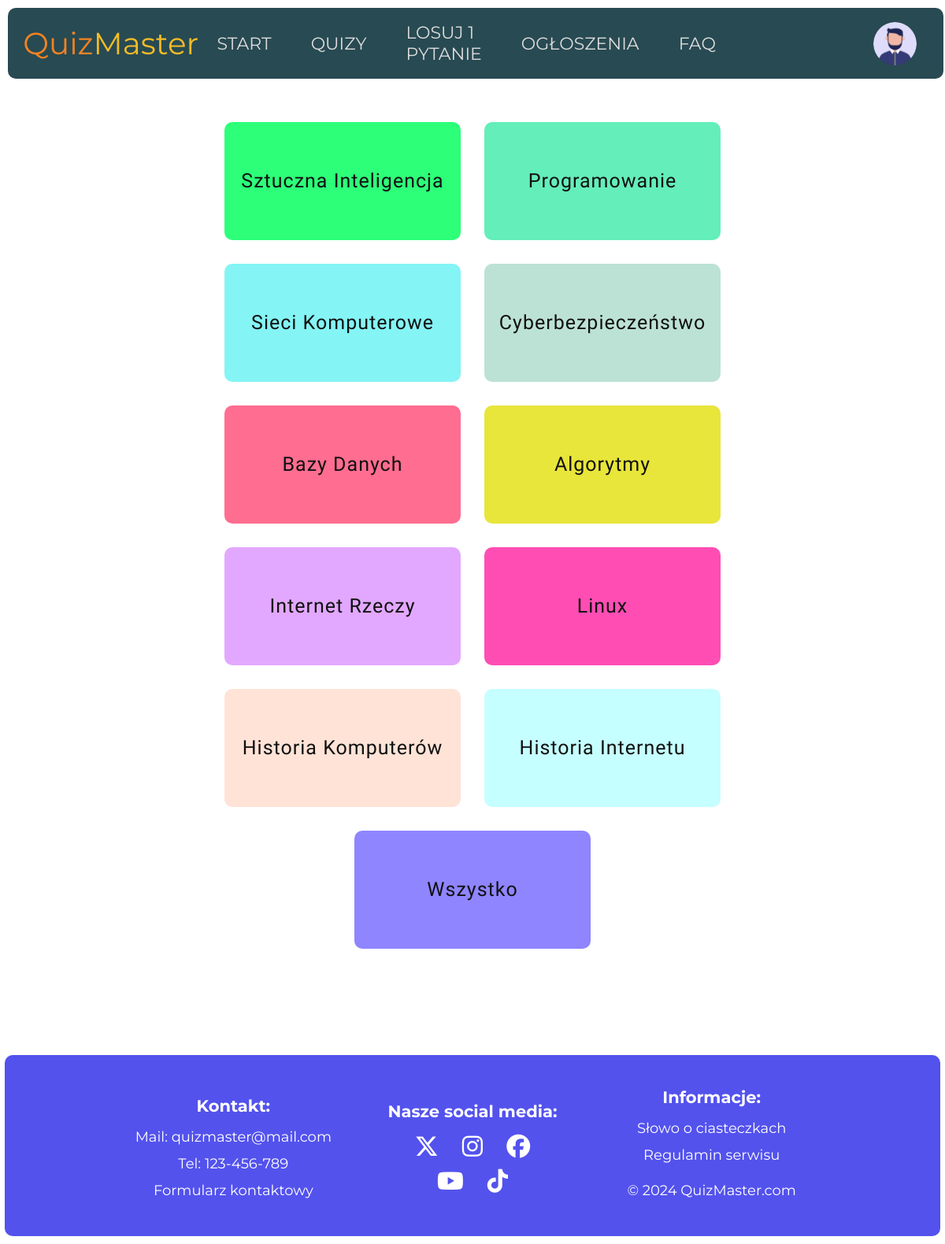
Screenshot of /category.php?c=1 (signed in) with the database file from the repository.
### tables this page shows
CREATE TABLE IF NOT EXISTS `topic` (
  `id` INT NOT NULL AUTO_INCREMENT,
  `category_id` INT NOT NULL,
  `title` VARCHAR(255) NOT NULL,
  PRIMARY KEY (`id`),
  FOREIGN KEY (`category_id`) REFERENCES category(`id`));

### category.php (the view, shortened to what this page needs)
<?php
    require_once("./config/config.php");
    try {
        $connection = new PDO("mysql:host=$database_host;dbname=$database_name", $database_user, $database_password);
        $connection->setAttribute(PDO::ATTR_ERRMODE, PDO::ERRMODE_EXCEPTION);
    } catch (PDOException $e) {
        die("Error: ".$e->getMessage());
    }
    $isCategorySelected = false;
    if(isset($_GET['c']) && ((int)($_GET['c']) >= 1 && (int)($_GET['c']) <= 15)) {
        $categoryId = $_GET['c'];
    } else {
        $isCategorySelected = true;
    }
?>
<!DOCTYPE html>
<html lang="pl">
    <head>
        <link rel="stylesheet" href="https://cdnjs.cloudflare.com/ajax/libs/font-awesome/6.5.1/css/all.min.css">
        <link rel="stylesheet" href="./styles/style_global.css">
        <link rel="stylesheet" href="./styles/style_topic.css">
        <link rel="stylesheet" href="./styles/style_quiz.css">
    </head>
    <body>
        <section class="document">
            <?php
                require_once('./elements/header.php');
            ?>
            <section class="document-body" style="margin-top: -20px">
                <main>
                    <?php
                        if($isCategorySelected) {
                            require_once('./elements/category.php');
                        } else {
                            $sqlQuery = "SELECT topic.id, topic.title FROM topic WHERE topic.category_id = $categoryId";
                            $queryResult = $connection->query($sqlQuery);
                            foreach($queryResult as $row) {
                                echo <<<TOPIC
                                    <a href="../quiz.php?t={$row['id']}" class="topic-box">
                                        <p>{$row['title']}</p>
                                    </a>
                                TOPIC;
                            }
                            echo <<<TOPIC
                                <a href="../quiz.php?c={$categoryId}" class="topic-box">
                                    <p>Wszystko</p>
                                </a>
                            TOPIC;
                        }
                    ?>
                </main>
            </section>
        </section>
    </body>
</html>

### styles/style_global.css (style rules this page uses)
* { margin: 0; padding: 0; box-sizing: border-box; font-family: 'Montserrat', sans-serif; }
body { width: 100%; height: auto; display: flex; justify-content: center; align-items: center; flex-direction: column; overflow-x: hidden; }
.document { width: 100vw; min-height: 100vh; height: auto; display: flex; align-items: center; flex-direction: column; }
.document-body { z-index: 1; width: 80%; min-height: calc(100vh - 330px); height: auto; min-width: 30%; max-width: 1440px; display: flex; position: relative; flex-direction: column; justify-content: center; align-items: center; }
footer { height: 230px; width: 99%; min-height: 230px; z-index: 100; background-color: #5352ed; margin: 90px 15px 10px 15px; border-radius: 10px; display: flex; justify-content: center; align-items: center; flex-direction: row; padding: 10px; }
footer div { width: 26%; height: 100%; display: flex; justify-content: center; align-items: center; flex-direction: column; }
footer :is(p, a, h6) { color: #fff; padding: 6px; font-size: 18px; text-decoration: none; }
footer h6 { font-size: 21px; font-weight: bold; padding: 10px; }
footer a { cursor: pointer; }
footer i { font-size: 30px; padding: 7px; }
.footer-p-copyrights { padding: 17px; }

### styles/style_quiz.css (style rules this page uses)
.document-body { margin-top: 170px; }
main { margin-top: 160px; margin-bottom: 30px; display: flex; flex-wrap: wrap; justify-content: center; }
.topic-box { width: 300px; height: 150px; padding: 15px; margin: 15px; display: flex; justify-content: center; align-items: center; text-align: center; text-decoration: none; border-radius: 10px; }
.topic-box p { font-size: 25px; color: #111; font-family: "Suez One", serif; font-weight: 400; font-style: normal; letter-spacing: 1px; line-height: 24px; }

### rows the page displays
topic: title "Sztuczna Inteligencja"
topic: title "Programowanie"
topic: title "Sieci Komputerowe"
topic: title "Cyberbezpieczeństwo"
topic: title "Bazy Danych"
topic: title "Algorytmy"
topic: title "Internet Rzeczy"
topic: title "Linux"
topic: title "Historia Komputerów"
topic: title "Historia Internetu"
